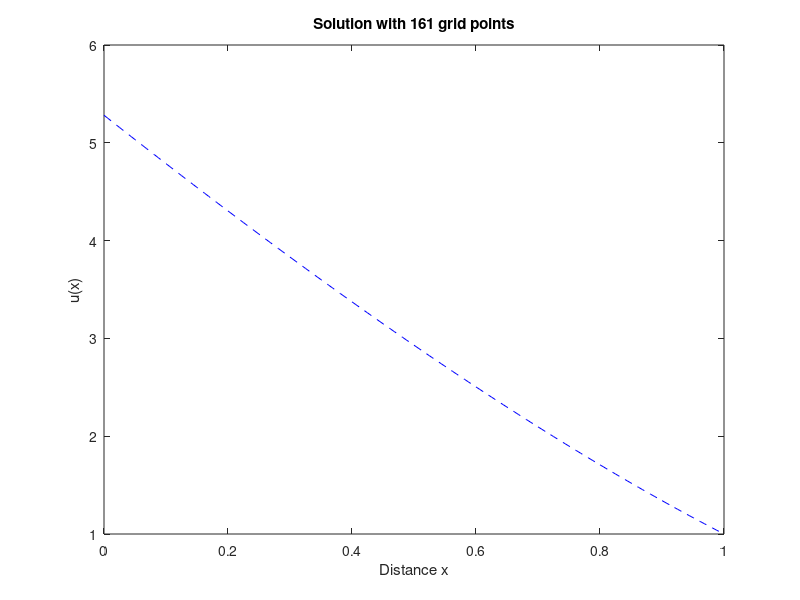

MATLAB code for this plot:
m = 160;
h = 1/m;
x = 0:h:1;
% f(x)=exp(x);
% uture(x)=exp(x) + (-5-exp(0))*(x - 1) + 1 - exp(1);
a=8-exp(1);
b=1;
u=zeros(length(x),1); 

A=(-30*eye(length(x)-2)+diag(16*ones(1,length(x)-3),1)+diag(16*ones(1,length(x)-3),-1)-diag(ones(1,length(x)-4),-2)-diag(ones(1,length(x)-4),2))/(12*h^2);
A(1,1:5)=[-15,-4,14,-6,1]/(12*h^2);
A(end,end-4:end)=[1,-6,14,-4,-15]/(12*h^2);
%設定A矩陣

F=exp(x);
F(2)=exp(1/m)-(10*a)/(12*h^2);
F(3)=exp(2/m)+a/(12*h^2);
F(end-2)=exp(1-2/m)+b/(12*h^2);
F(end-1)=exp(1-1/m)-(10*b)/(12*h^2);
F2=F';
F2(1,:)=[];
F2(end,:)=[];
U = A\F2;
U2 = [a;U;b];


plot(x,U2,'--b')
title('Solution with 161 grid points')
xlabel('Distance x')
ylabel('u(x)')

ana=exp(x) + (-5-exp(0))*(x - 1) + 1 - exp(1);
error=abs(U2'-ana);
l_2norm = sqrt((1/m)*sum(error.*error));

%  hval = [1/10, 1/20, 1/40, 1/80];
%  E = [1.29E-04, 3.22E-05, 8.04E-06, 2.01E-06];
%  h = hval';
%  E2 = E';
%  ntest = length(h);
%  loglog(h,E2,'o-')
%  axis([.5*min(h) 1.5*max(h)  .5*min(E) 1.5*max(E)])
%  title('log-log plot of errors vs. h')

% Ap = ones(ntest,2);
% Ap(:,2) = log(h);
% bp = log(E2);
% Kp = Ap\bp; % K + p*log(h) = log(E2), E2 = exp(K)*h.^p
% K = Kp(1);
% p = Kp(2);
% disp(sprintf('Least squares fit gives E(h) = %g * h^%g',exp(K),p))
% 
% add graph of this line to loglog plot:
% hold on
% err1 = exp(K)*h.^p;
% loglog(h,err1,'r')
% legend('errors', 'least squares fit','Location','SouthEast')
% hold off
